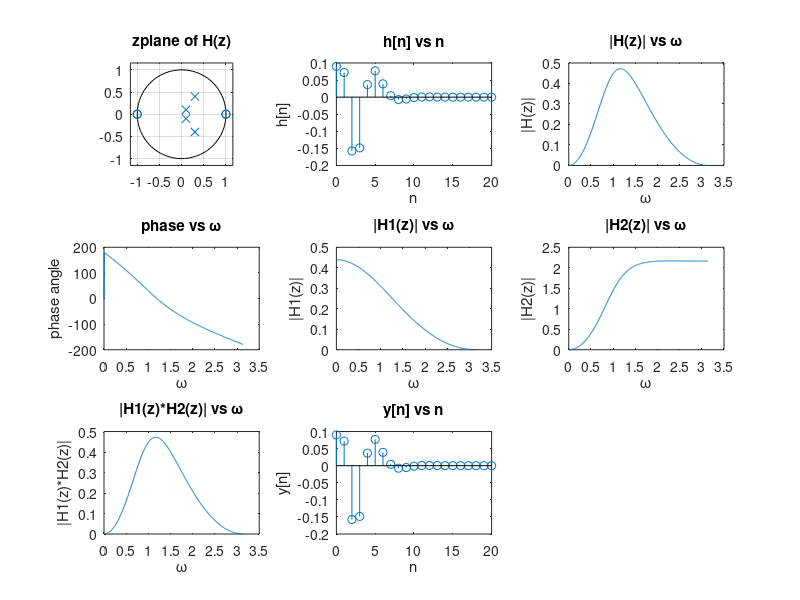

Source code (MATLAB):
clear all; clc;
%exapnd transfer function
a = [1, -0.8, 0.39, -0.062, 0.005];
b = 0.09 * [1, 0, -2, 0, 1];

%%(a)
figure
subplot(3, 3, 1);
zplane(b, a);
title('zplane of H(z)');

%%(b)
[r, p, k] = residuez(b, a);
n = 0 : 20;
h = zeros(size(n));
for i = 1:length(r)
    h = h + r(i) * (p(i) .^ n);
end
for i = 1:length(k)
    h = h + k(i) * (n == 0); % Direct term affects only h[0]
end
subplot(3, 3, 2);
stem(n, h);
xlabel('n'), ylabel('h[n]'), title('h[n] vs n');

%%(c)
[H, w] = freqz(b, a);
%magnitude response
subplot(3, 3, 3);
plot(w, abs(H));
xlabel('ω'), ylabel('|H(z)|'), title('|H(z)| vs ω');
%phase response
phase = rad2deg(unwrap(angle(H)));
subplot(3, 3, 4);
plot(w, phase);
xlabel('ω'), ylabel('phase angle'), title('phase vs ω');

%%(e)
[z, p, k] = tf2zp(b, a);
sos = zp2sos(z, p, k);
%1~3numerator, 4~6 denominator
[H1, w1] = freqz(sos(1, 1:3), sos(1, 4:6));
[H2, w2] = freqz(sos(2, 1:3), sos(2, 4:6));
subplot(3, 3, 5);
plot(w1, abs(H1));
xlabel('ω'), ylabel('|H1(z)|'), title('|H1(z)| vs ω');
subplot(3, 3, 6);
plot(w2, abs(H2));
xlabel('ω'), ylabel('|H2(z)|'), title('|H2(z)| vs ω');
%|H1(z)| * |H2(z)|
H12 = (H1 .* H2);
subplot(3, 3, 7);
plot(w1, abs(H12));
xlabel('ω'), ylabel('|H1(z)*H2(z)|'), title('|H1(z)*H2(z)| vs ω');

%%(f)
x = [1, zeros(1, 20)];
y = filter(b, a, x);
subplot(3, 3, 8);
stem(n, y);
xlabel('n'), ylabel('y[n]'), title('y[n] vs n');
